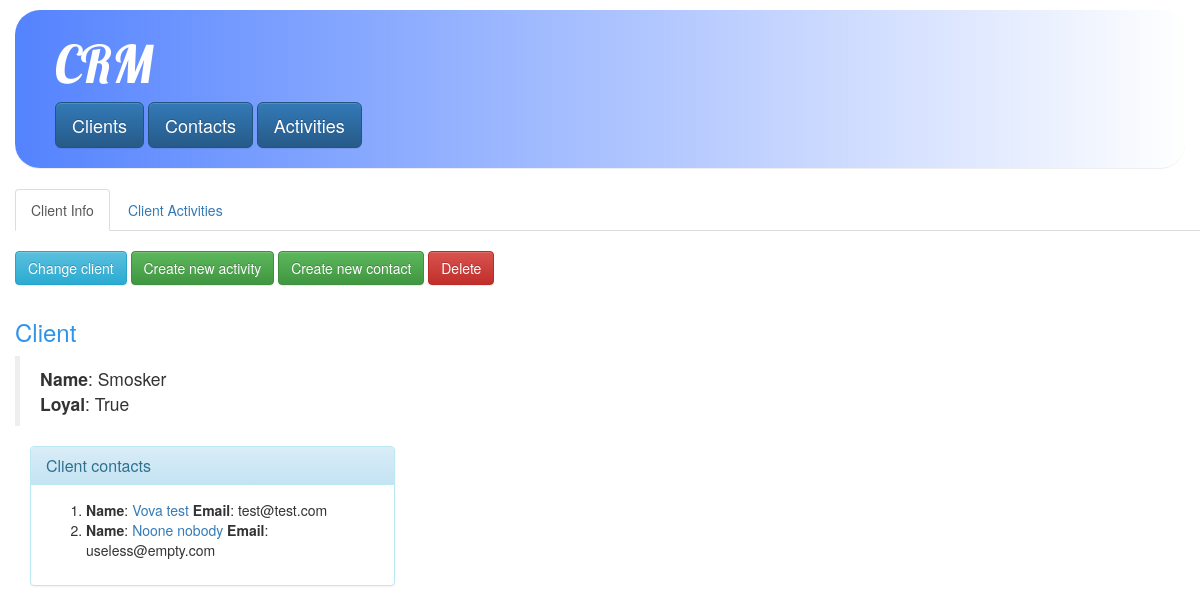
Before: /crm/clients/1/ with the older database file.
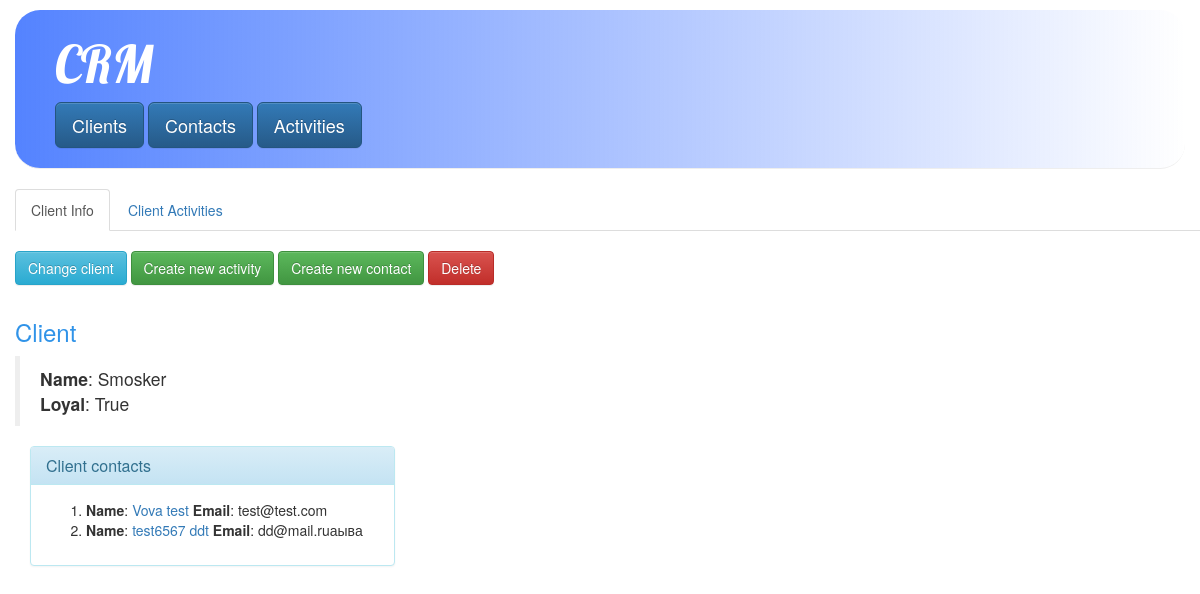
After: the same page with the newer database file.
### crm/models.py (models this page shows, shortened)
class Contact(models.Model):
    first_name = models.CharField(max_length=200)
    last_name = models.CharField(max_length=200)
    email = models.EmailField()
    phone = models.IntegerField()
    client = models.ForeignKey(Client, on_delete=models.SET_NULL,null=True,blank=True)
    active = models.BooleanField(default=True)
    def full_name(self):
        return u'{} {}'.format(self.first_name,self.last_name)

### crm/views.py (the view)
# urls.py: url(r'^clients/(?P<pk>[0-9]+)/$', views.DistinctClient.as_view(), name='client'),
class DistinctClient(Distinct):
    form_class = ClientCreation
    model = Client
    template_name = 'crm/client_detail.html'
    all_template = 'clients'
    distinct_template = 'client'

### crm/forms.py
class ClientCreation(forms.ModelForm):
    class Meta:
        model = Client
        fields = ('name','loyal')

### crm/models.py (called while the page is built)
    def str_with_html(self):
        return u'<b>Name</b>: {}\n<b>Loyal</b>: {}'.format(self.name, self.loyal)

### crm/templates/crm/client_detail.html (shortened to what this page needs)
{% extends 'crm/base.html' %}
{% block content %}
{% load bootstrap %}
<ul class="nav nav-tabs">
  <li class="active"><a data-toggle="tab" href="#menu1">Client Info</a></li>
  <li><a data-toggle="tab" href="#menu2">Client Activities</a></li>
</ul>
<div class="tab-content">
  <div id="menu1" class="tab-pane active">
    <br>
    <button class="btn btn-s btn-info" data-toggle="collapse" data-target="#hide-me">Change client</button>
    <a href="{% url 'crm:new_activity'%}" class="btn btn-s btn-success">{{ "Create new activity" }}</a>
    <a href="{% url 'crm:new_contact'%}" class="btn btn-s btn-success">{{ "Create new contact" }}</a>
    <form  method="post">
      <input type="submit" value="Delete" class="btn btn-s btn-danger" onclick="return confirm('Are you sure?')"/>
    </form>
    <h3>Client</h3>
      <blockquote>
        {{client.str_with_html|safe|linebreaks}}
      </blockquote>
    {% if client.contact_set.all %}
    <div class="col-sm-4">
      <div class="panel panel-info">
        <div class="panel-heading">
          <h3 class="panel-title">Client contacts</h3>
        </div>
        <div class="panel-body">
          <ol>
            {% for contact in client.contact_set.all %}
            <li><b>Name</b>: <a href="{% url 'crm:contact' contact.id%}">{{ contact.full_name}}</a> <b>Email</b>: {{contact.email}}</li>
            {% endfor %}
          </ol>
          {% endif %}
        </div>
      </div>
    </div>
  </div>
    </div>
{% endblock content %}

Changed rows visible on the page:
removed Contact: full_name "Noone nobody", email "useless@empty.com"
added Contact: full_name "test6567 ddt", email "dd@mail.ruаыва"
